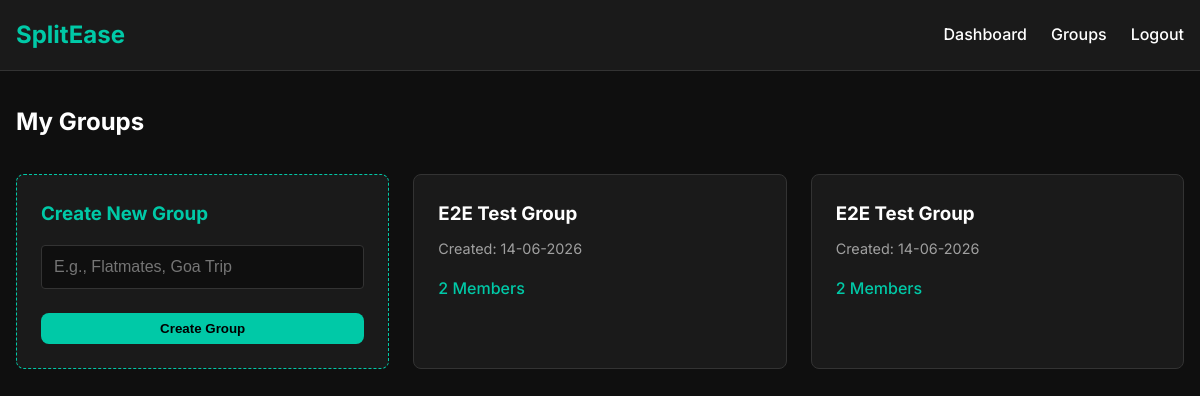
The app's page /groups (signed in) with its own data.
### models.py (models this page shows, shortened)
class Group(Base):
    __tablename__ = "groups"
    id = Column(Integer, primary_key=True, index=True)
    name = Column(String, nullable=False)
    created_at = Column(DateTime, default=func.now())
    members = relationship("GroupMember", back_populates="group", cascade="all, delete-orphan")
    expenses = relationship("Expense", back_populates="group", cascade="all, delete-orphan")
    settlements = relationship("Settlement", back_populates="group", cascade="all, delete-orphan")
    import_logs = relationship("ImportLog", back_populates="group", cascade="all, delete-orphan")

### routers/group_routes.py (the view)
@router.get("", response_class=HTMLResponse)
async def list_groups(request: Request, db: Session = Depends(get_db), current_user: User = Depends(get_current_user)):
    memberships = db.query(GroupMember).filter(
        GroupMember.user_id == current_user.id,
        (GroupMember.left_at == None) | (GroupMember.left_at > date.today())
    ).all()
    groups = [m.group for m in memberships]
    return templates.TemplateResponse(request=request, name="groups.html", context=
        {"request": request, "user": current_user, "groups": groups}
    )

### templates/groups.html (shortened to what this page needs)
{% extends "base.html" %}
{% block content %}
<div style="display: flex; justify-content: space-between; align-items: center; margin-bottom: 2rem;">
    <h2>My Groups</h2>
</div>
<div style="display: grid; grid-template-columns: repeat(auto-fill, minmax(300px, 1fr)); gap: 1.5rem;">
    <div class="card" style="border: 1px dashed var(--accent-teal); display: flex; flex-direction: column; justify-content: center;">
        <h3 style="margin-bottom: 1rem; color: var(--accent-teal);">Create New Group</h3>
        <form action="/groups" method="POST">
            <div class="form-group">
                <input type="text" name="name" class="form-control" placeholder="E.g., Flatmates, Goa Trip" required>
            </div>
            <button type="submit" class="btn btn-primary" style="width: 100%;">Create Group</button>
        </form>
    </div>
    {% for group in groups %}
    <a href="/groups/{{ group.id }}" style="text-decoration: none; color: inherit;">
        <div class="card" style="cursor: pointer; transition: transform 0.2s; height: 100%;">
            <h3 style="color: var(--text-main); margin-bottom: 0.5rem;">{{ group.name }}</h3>
            <p style="color: var(--text-muted); font-size: 0.9rem;">
                Created: {{ group.created_at.strftime('%d-%m-%Y') }}
            </p>
            <div style="margin-top: 1rem; color: var(--accent-teal); font-weight: 500;">
                {{ group.members|length }} Members
            </div>
        </div>
    </a>
    {% else %}
    <div style="grid-column: 1 / -1; color: var(--text-muted); text-align: center; padding: 3rem 0;">
        You are not part of any groups yet. Create one to get started!
    </div>
    {% endfor %}
</div>
{% endblock %}

### static/style.css (style rules this page uses)
:root { --bg-dark: #0f0f0f; --bg-card: #1a1a1a; --text-main: #ffffff; --text-muted: #a0a0a0; --accent-teal: #00c9a7; --accent-teal-hover: #00b396; --error-red: #ff4d4f; --success-green: #28a745; --border-color: #333333; --border-radius: 8px; --spacing-md: 16px; --spacing-lg: 24px; }
* { box-sizing: border-box; margin: 0; padding: 0; }
body { font-family: 'Inter', sans-serif; background-color: var(--bg-dark); color: var(--text-main); line-height: 1.6; }
a { color: var(--accent-teal); text-decoration: none; transition: color 0.2s; }
.btn { display: inline-block; padding: 0.5rem 1rem; border-radius: var(--border-radius); font-weight: 600; cursor: pointer; border: none; transition: all 0.2s; }
.btn-primary { background-color: var(--accent-teal); color: #000; }
.card { background-color: var(--bg-card); border: 1px solid var(--border-color); border-radius: var(--border-radius); padding: var(--spacing-lg); }
.form-group { margin-bottom: 1.5rem; }
.form-control { width: 100%; padding: 0.75rem; background-color: var(--bg-dark); border: 1px solid var(--border-color); border-radius: 4px; color: var(--text-main); font-size: 1rem; }

### records on screen
Group: name "E2E Test Group", created_at "14-06-2026", members|length "2"
Group: name "E2E Test Group", created_at "14-06-2026", members|length "2"
